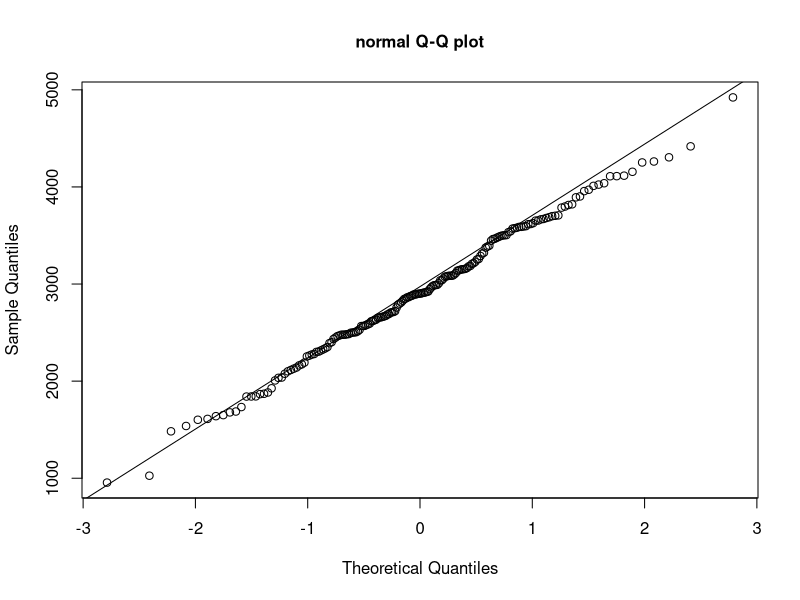
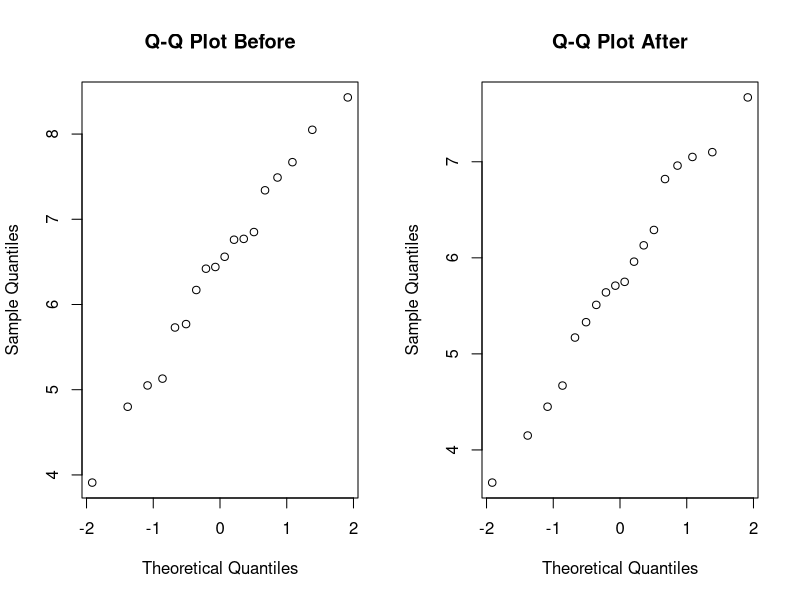
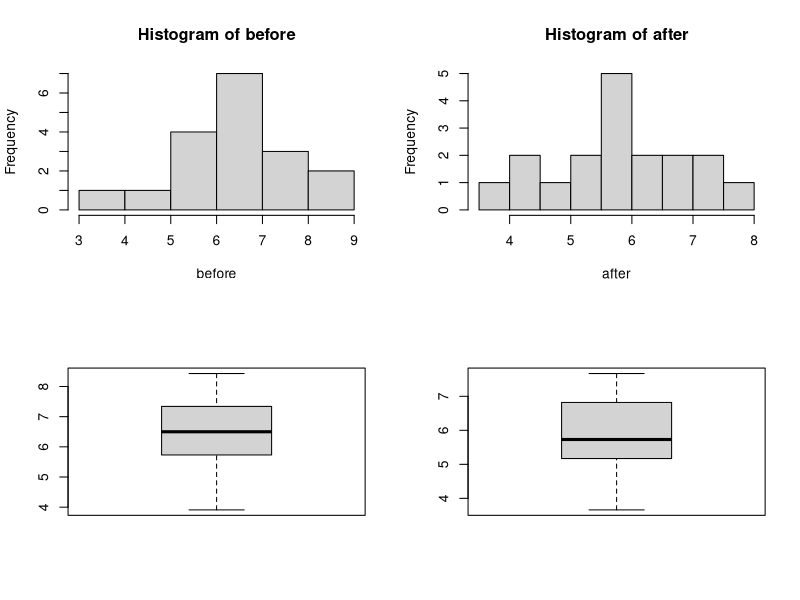
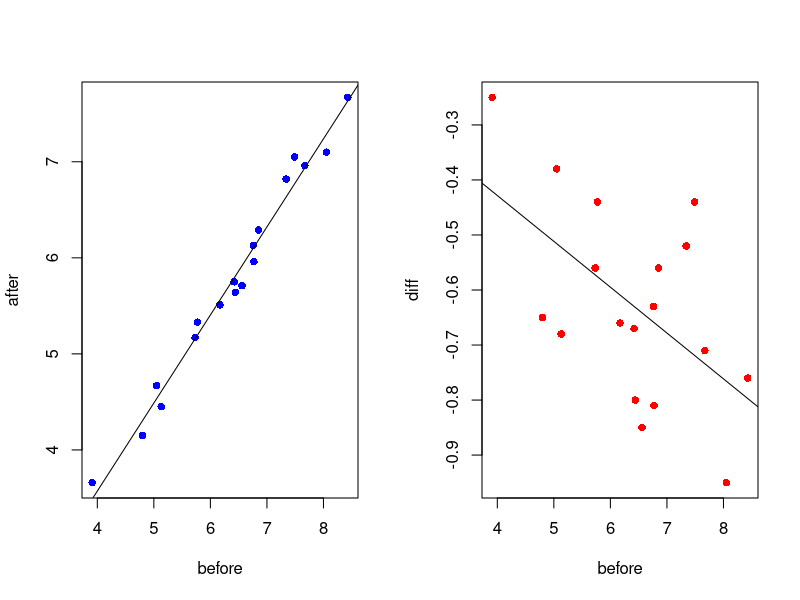
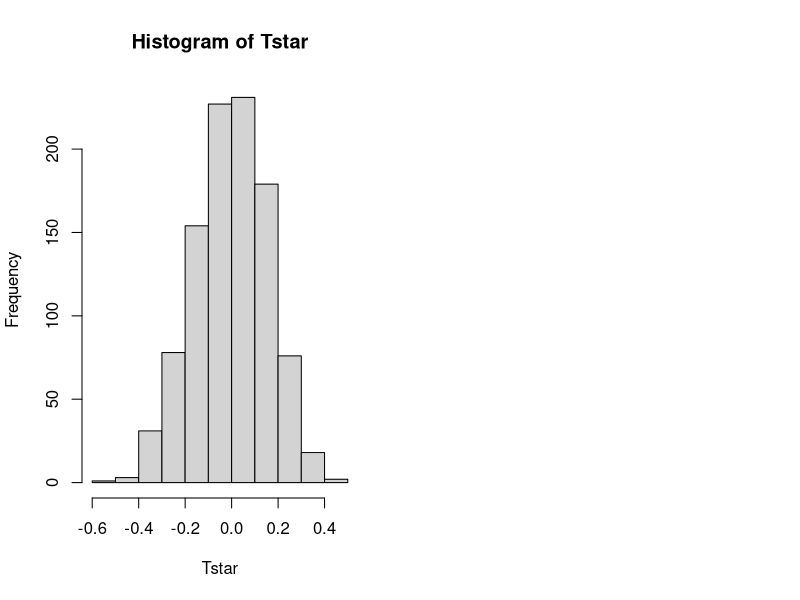
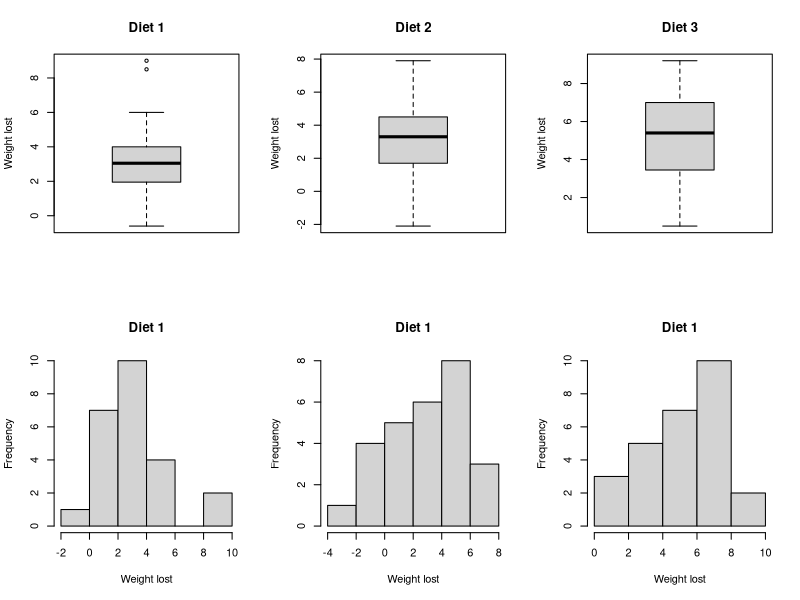
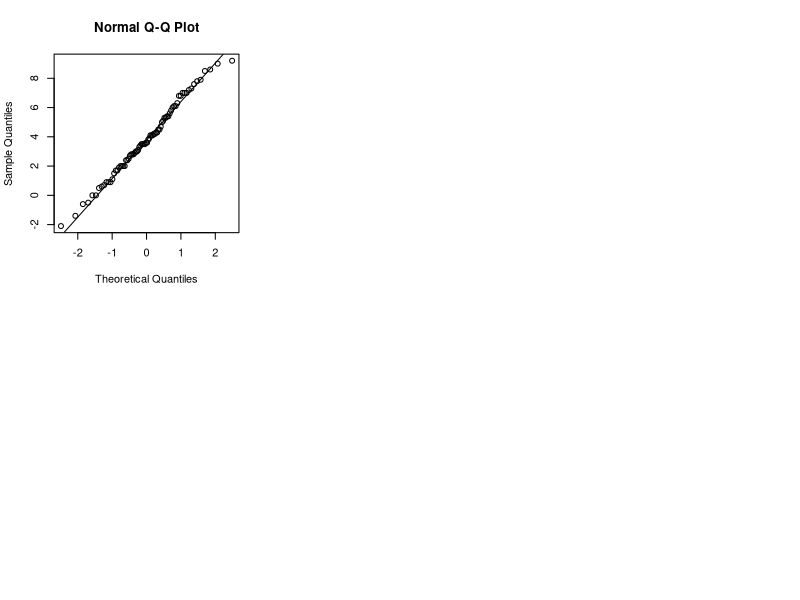
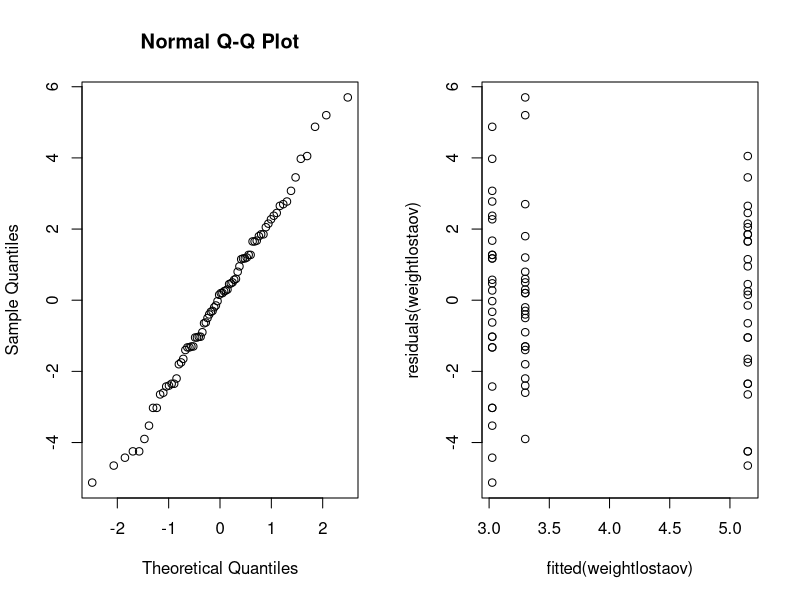

Source code (R) for these figures, in order:
## ---- chunk 1
knitr::opts_chunk$set(echo = TRUE)
library(glue)
## ---- chunk 2
data = read.table('../data/birthweight.txt',header=TRUE)
x = data$birthweight
## ---- chunk 3
shapiro.test(x)
## ---- chunk 4
qqnorm(x, main=list('normal Q-Q plot', cex=1)); qqline(x)
## ---- chunk 5
mean = mean(x)
sd = sd(x)
n = length(x)

ci = c((mean - qnorm(0.98)*(sd/sqrt(n))), (mean + qnorm(0.98)*(sd/sqrt(n))))
## ---- chunk 6
min_n = ((qnorm(0.98)^2)*(sd^2))/(50^2)
## ---- chunk 7
B = 1000
Tstar = numeric(B);
for (i in 1:B){
  Xstar = sample(x,replace=TRUE)
  Tstar[i] = mean(Xstar)
}
Tstar20 = quantile(Tstar,0.020)[[1]]
Tstar980 = quantile(Tstar,0.975)[[1]]
bootstrapci = c(2*mean-Tstar980,2*mean-Tstar20)

lenci = round(ci[2]-ci[1],3)
lenbsci = round(bootstrapci[2]-bootstrapci[1],3)
glue('CI: [{ci[1]}, {ci[2]}],    Bootstrap CI length: [{bootstrapci[1]}, {bootstrapci[2]}]')
glue('CI length: {lenci},    Bootstrap CI length: {lenbsci}');
## ---- chunk 8
t.test(x, mu=2800)$p.value
## ---- chunk 9
t.test(x, mu=2800, alt='g')$p.value
## ---- chunk 10
nT = length(x[x>2800]); 
psign = binom.test(nT,n,p=0.5)[[3]]
psign
## ---- chunk 11
psign_val = numeric(B)
pttest_val = numeric(B)

B = 1000

for (i in 1:B) {
    x1 = rnorm(n,mean=2900,sd=sd)
    pttest_val[i]=t.test(x1,mu=2800,alt="g")[[3]]; 
    psign_val[i]=binom.test(sum(x1>2800),n,p=0.5)[[3]]; 
  }
fracsign = sum(psign_val<0.05)/B; fracsign
fracttest = sum(pttest_val<0.05)/B; fracttest
## ---- chunk 12
p = length(x[x<2600])/n;
B = (sqrt((p*(1-p))/n))
z = (p - 0.25) / B
ci_p = c(0.25,(p+B*z)); ci_p

alpha = (pnorm(-z))*2; 1-alpha
## ---- chunk 13
# <2600g: 34 males, 28 females
# >2600g: 61 males, 65 females.
male = 34 + 61
female = 28 + 65

prop.test(c(34,28),c(male,female))
## ---- chunk 14
data = read.table('../data/cholesterol.txt',header=TRUE)
before = data$Before
after = data$After8weeks
## ---- chunk 15
par(mfrow=c(1,2))
qqnorm(before,main="Q-Q Plot Before")
qqnorm(after,main="Q-Q Plot After")
## ---- chunk 16
shapiro.test(before)$p.value
shapiro.test(after)$p.value
## ---- chunk 17
par(mfrow = c(2,2))
hist(before); hist(after)
boxplot(before); boxplot(after)
## ---- chunk 18
par(mfrow=c(1,2))
reg = lm(after ~ before)
plot(before,after, pch=16, col="blue")
abline(reg)
glue("R squared: {summary(reg)$r.squared}")
diff = after - before
reg2 = lm(diff ~ before)
plot(before,diff, pch=16, col="red")
abline(reg2)
glue("R squared: {summary(reg2)$r.squared}")
## ---- chunk 19
t.test(before, after, paired = TRUE)
## ---- chunk 20
par(mfrow=c(1,2))
cor.test(before,after)
## ---- chunk 21
meansamples = function(x,y) {mean(x-y)}
B=1000; Tstar = numeric(B)
for (i in 1:B){
  dietstar = t(apply(cbind(before,after),1,sample))
  Tstar[i] = meansamples(dietstar[,1],dietstar[,2])
}
myt = meansamples(before,after);
hist(Tstar)
## ---- chunk 22
pl = sum(Tstar<myt)/B
pr = sum(Tstar>myt)/B
p = 2*min(pl,pr)
p
## ---- chunk 23
unif_var = function(a,b){
  return ((1/12)*((b-a)^2))
}

theta_est = 2*mean(after)-3
## ---- chunk 24
#build 95%-CI for theta_est
n = length(after)
ci_theta = c(theta_est - qnorm(0.975)*(sqrt(unif_var(3,theta_est))/sqrt(n)), theta_est + qnorm(0.975)*(sqrt(unif_var(3,theta_est))/sqrt(n)))
ci_theta
## ---- chunk 25
t = max(after); t

vP = rep(0,9)
vT = rep(0,9)
for (theta in 3:12){
  B = 1000; tstar=numeric(B)
  
  for (i in 1:B){
    xstar=runif(n,3,theta)
    tstar[i] = max(xstar)
  }
  
  pl = sum(tstar<t)/B; pr = sum(tstar>t)/B
  p = 2*min(pl,pr); p
  
  vT[theta-2] = theta
  vP[theta-2] = p
  
}
res = rbind(vT,vP); res
## ---- chunk 26
s = sum(after<6); s
binom.test(s,n,p=0.5,alt="g") 
## ---- chunk 27
s2 = (sum(after<4.5));
binom.test(s2,n,p=0.25,alt="l")
## ---- chunk 28
knitr::opts_chunk$set(echo = TRUE)
## ---- chunk 29
data = read.table('../data/diet.txt', header=TRUE)

weight.lost = data$preweight - data$weight6weeks
data = cbind(data,weight.lost)

pre = data$preweight
post = data$weight6weeks
age = data$age
## ---- chunk 30
par(mfrow = c(2,3))
boxplot(data$weight.lost[data$diet == 1], main="Diet 1", ylab="Weight lost")
boxplot(data$weight.lost[data$diet == 2], main="Diet 2", ylab="Weight lost")
boxplot(data$weight.lost[data$diet == 3], main="Diet 3", ylab="Weight lost")

hist(data$weight.lost[data$diet == 1], main="Diet 1", ylab="Frequency", xlab="Weight lost")
hist(data$weight.lost[data$diet == 2], main="Diet 1", ylab="Frequency", xlab="Weight lost")
hist(data$weight.lost[data$diet == 3], main="Diet 1", ylab="Frequency", xlab="Weight lost")
## ---- chunk 31
qqnorm(weight.lost); qqline(weight.lost)
shapiro.test(weight.lost)
## ---- chunk 32
t.test(pre,post,paired=TRUE)
## ---- chunk 33
data$diet = as.factor(data$diet)
df = data[c("weight.lost","diet")];
## ---- chunk 34
weightlostaov = lm(weight.lost~diet,data=df)
anova(weightlostaov)
summary(weightlostaov)
confint(weightlostaov)
## ---- chunk 35
par(mfrow=c(1,2)); qqnorm(residuals(weightlostaov))
plot(fitted(weightlostaov),residuals(weightlostaov))
## ---- chunk 36
kruskal.test(weight.lost, df$diet)
## ---- chunk 37
data$gender = as.factor(data$gender)
df2 = data[c("weight.lost","diet","gender")]
## ---- chunk 38
gender = data$gender
diet = data$diet
par(mfrow=c(1,2))
interaction.plot(gender,diet,weight.lost)
interaction.plot(diet,gender,weight.lost)
## ---- chunk 39
twoway = lm(weight.lost~diet*gender,data=df2)
anova(twoway)
summary(twoway)
## ---- chunk 40
par(mfrow=c(1,2)); qqnorm(residuals(twoway));
plot(fitted(twoway),residuals(twoway))
## ---- chunk 41
my.data = npk;
my.data$yield = NULL
my.vec = c(0,0,0,0,0,0,0,0,0,0,0,0,0,0,0,0,0,0,0,0,0,0,0,0)
my.data$N = my.vec
my.data$P = my.vec
my.data$K = my.vec
## ---- chunk 42
for (i in 1:6) {
  nitr = sample.int(4,2); nitr
  phoss = sample.int(4,2); phoss 
  k = sample.int(4,2); k
  
  nitr = nitr + (4 * (i-1)); nitr
  phoss = phoss + (4 * (i-1)); phoss
  k = k + (4 * (i-1));k
  my.data$N[nitr] = 1; my.data$N[nitr]
  my.data$P[phoss] = 1;
  my.data$K[k] = 1;
  
}
## ---- chunk 43
nitr = numeric(6)
nonitr = numeric(6)
for (i in 1:6){
  
  for (j in 0:1){
    mean = mean(npk[npk$block == i & npk$N == j,]$yield) 
    
    if (j == 0){
      nonitr[i] = mean
    }
    else{
      nitr[i] = mean
    }
  }
}
blocks = seq(1:6)
test = rbind(nonitr,nitr)
barplot(test,
        beside=T,
        xlab = list("No-nitrogen vs Nitrogen", cex=1.3),
        ylab = "Yield",
        col = c("lightblue","lightgreen")
)
legend("topright", c("no-nitrogen", "nitrogen"), fill = c("lightblue","lightgreen"))
## ---- chunk 44
npk$block = as.factor(npk$block)
npk$N = as.factor(npk$N)
df = npk[c("yield","block","N")]

twoway = lm(yield~block*N,data=df)
anova(twoway)

par(mfrow = c(1,2))
interaction.plot(npk$N,npk$block,npk$yield); interaction.plot(npk$block,npk$N,npk$yield)
## ---- chunk 45
twoway2  = lm(yield~block+N,data=df)
anova(twoway2)
summary(twoway2)

par(mfrow=c(1,2)); qqnorm(residuals(twoway2))
plot(fitted(twoway2),residuals(twoway2))
## ---- chunk 46
pairwise_N = lm(yield ~ N*block + P + K,data=npk)
pairwise_P = lm(yield ~ P*block + N + K,data=npk)
pairwise_K = lm(yield ~ K*block + P + N,data=npk)

anova(pairwise_N)
anova(pairwise_P)
anova(pairwise_K)

additive = lm(yield ~ N+P+K+block, data=npk)
anova(additive)
## ---- chunk 47
library(lme4)
mer1 = lmer(yield ~ N+P+K+(1|block),data=npk,REML=FALSE)
mer2 = lmer(yield ~ P+K+(1|block),data=npk,REML=FALSE)
anova(mer1,mer2)
